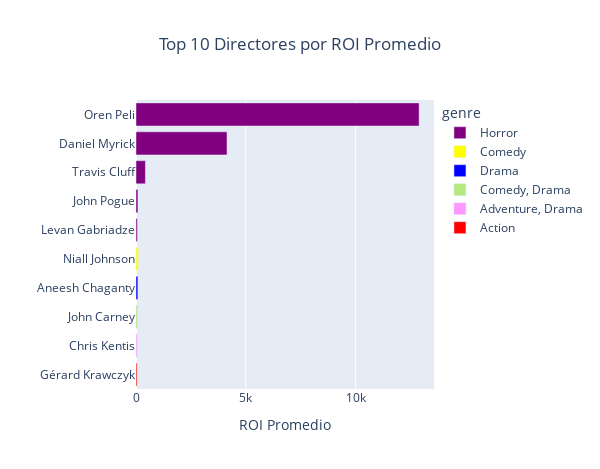

The cell this chart's notebook holds for it:
### Code cell
# Agrupamos y calculamos el promedio de ROI por director
top_directors_roi = (
    df.groupby('director')['ROI']
    .mean()
    .sort_values(ascending=False)
    .head(10)
    .reset_index()
)

# Obtener los géneros asociados a cada director (tomando el género de sus películas)
top_directors_genres = df[df['director'].isin(top_directors_roi['director'])]
top_directors_genres = top_directors_genres.groupby('director')['genre'].apply(lambda x: ', '.join(set(x))).reset_index()

# Unir el DataFrame de directores con los géneros
top_directors_roi = top_directors_roi.merge(top_directors_genres, on='director', how='left')

# Crear un mapeo de colores para los géneros
genre_color_map = {
    'Drama': 'blue',
    'Comedy': 'yellow',
    'Action': 'red',
    'Adventure': 'green',
    'Horror': 'purple',
    'Romance': 'pink',
    'Sci-Fi': 'cyan',
}

# Asignar un color basado en el género (en caso de que un director tenga múltiples géneros, se toma el primero)
top_directors_roi['color'] = top_directors_roi['genre'].apply(lambda x: genre_color_map.get(x.split(', ')[0], 'gray'))

# Crear un gráfico con un mapeo de colores basado en el género
fig_directors_roi = px.bar(
    top_directors_roi,
    x='ROI',
    y='director',
    orientation='h',
    title='Top 10 Directores por ROI Promedio',
    labels={'ROI': 'ROI Promedio', 'director': 'Director', 'color': 'Género'},
    color='genre',  # Usamos 'genre' para el color, para que aparezca en la leyenda
    color_discrete_map=genre_color_map,  # Mapear colores a géneros
)

# Personalizar el diseño
fig_directors_roi.update_layout(
    xaxis_title='ROI Promedio',
    yaxis_title='',
    yaxis=dict(autorange='reversed'),  # Para que los valores más altos estén arriba
    title_x=0.5,  # Centrar el título
)

# Ajustar el tamaño de la figura
fig_directors_roi.update_layout(
    width=600,  # Ancho de 600 píxeles
    height=469  # Alto de 469 píxeles
)

# Mostrar la gráfica
fig_directors_roi.show()

### Figure 1 — Plotly figure (JSON) as saved in the notebook; plotly's stock layout.template omitted (floating-point values rounded to 4 significant figures)
{"data": [{"alignmentgroup": "True", "hovertemplate": "genre=Horror<br>ROI Promedio=%{x}<br>Director=%{y}<extra></extra>", "legendgroup": "Horror", "marker": {"color": "purple", "pattern": {"shape": ""}}, "name": "Horror", "offsetgroup": "Horror", "orientation": "h", "showlegend": true, "textposition": "auto", "type": "bar", "x": [12890.0, 4143.0, 428.6, 88.18, 61.88], "xaxis": "x", "y": ["Oren Peli", "Daniel Myrick", "Travis Cluff", "John Pogue", "Levan Gabriadze"], "yaxis": "y"}, {"alignmentgroup": "True", "hovertemplate": "genre=Comedy<br>ROI Promedio=%{x}<br>Director=%{y}<extra></extra>", "legendgroup": "Comedy", "marker": {"color": "yellow", "pattern": {"shape": ""}}, "name": "Comedy", "offsetgroup": "Comedy", "orientation": "h", "showlegend": true, "textposition": "auto", "type": "bar", "x": [109.0], "xaxis": "x", "y": ["Niall Johnson"], "yaxis": "y"}, {"alignmentgroup": "True", "hovertemplate": "genre=Drama<br>ROI Promedio=%{x}<br>Director=%{y}<extra></extra>", "legendgroup": "Drama", "marker": {"color": "blue", "pattern": {"shape": ""}}, "name": "Drama", "offsetgroup": "Drama", "orientation": "h", "showlegend": true, "textposition": "auto", "type": "bar", "x": [84.75], "xaxis": "x", "y": ["Aneesh Chaganty"], "yaxis": "y"}, {"alignmentgroup": "True", "hovertemplate": "genre=Comedy, Drama<br>ROI Promedio=%{x}<br>Director=%{y}<extra></extra>", "legendgroup": "Comedy, Drama", "marker": {"color": "#B6E880", "pattern": {"shape": ""}}, "name": "Comedy, Drama", "offsetgroup": "Comedy, Drama", "orientation": "h", "showlegend": true, "textposition": "auto", "type": "bar", "x": [72.89], "xaxis": "x", "y": ["John Carney"], "yaxis": "y"}, {"alignmentgroup": "True", "hovertemplate": "genre=Adventure, Drama<br>ROI Promedio=%{x}<br>Director=%{y}<extra></extra>", "legendgroup": "Adventure, Drama", "marker": {"color": "#FF97FF", "pattern": {"shape": ""}}, "name": "Adventure, Drama", "offsetgroup": "Adventure, Drama", "orientation": "h", "showlegend": true, "textposition": "auto", "type": "bar", "x": [57.82], "xaxis": "x", "y": ["Chris Kentis"], "yaxis": "y"}, {"alignmentgroup": "True", "hovertemplate": "genre=Action<br>ROI Promedio=%{x}<br>Director=%{y}<extra></extra>", "legendgroup": "Action", "marker": {"color": "red", "pattern": {"shape": ""}}, "name": "Action", "offsetgroup": "Action", "orientation": "h", "showlegend": true, "textposition": "auto", "type": "bar", "x": [49.38], "xaxis": "x", "y": ["Gérard Krawczyk"], "yaxis": "y"}], "layout": {"barmode": "relative", "height": 469, "legend": {"title": {"text": "genre"}, "tracegroupgap": 0}, "title": {"text": "Top 10 Directores por ROI Promedio", "x": 0.5}, "width": 600, "xaxis": {"anchor": "y", "domain": [0, 1], "title": {"text": "ROI Promedio"}}, "yaxis": {"anchor": "x", "autorange": "reversed", "domain": [0, 1], "title": {"text": ""}}}}
